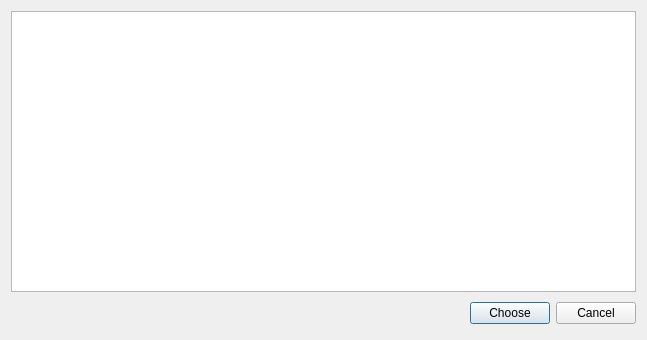
<?xml version="1.0" encoding="UTF-8"?>
<ui version="4.0">
 <class>FileExplorerDialogClass</class>
 <widget class="QDialog" name="FileExplorerDialogClass">
  <property name="geometry">
   <rect>
    <x>0</x>
    <y>0</y>
    <width>647</width>
    <height>340</height>
   </rect>
  </property>
  <property name="windowTitle">
   <string>Dialog</string>
  </property>
  <layout class="QVBoxLayout" name="verticalLayout">
   <item>
    <widget class="QTreeView" name="fileTreeView"/>
   </item>
   <item>
    <layout class="QHBoxLayout" name="buttonLayout">
     <property name="spacing">
      <number>6</number>
     </property>
     <property name="leftMargin">
      <number>0</number>
     </property>
     <property name="topMargin">
      <number>0</number>
     </property>
     <property name="rightMargin">
      <number>0</number>
     </property>
     <property name="bottomMargin">
      <number>0</number>
     </property>
     <item>
      <spacer>
       <property name="orientation">
        <enum>Qt::Horizontal</enum>
       </property>
       <property name="sizeHint" stdset="0">
        <size>
         <width>131</width>
         <height>31</height>
        </size>
       </property>
      </spacer>
     </item>
     <item>
      <widget class="QPushButton" name="chooseButton">
       <property name="text">
        <string>Choose</string>
       </property>
      </widget>
     </item>
     <item>
      <widget class="QPushButton" name="cancelButton">
       <property name="text">
        <string>Cancel</string>
       </property>
      </widget>
     </item>
    </layout>
   </item>
  </layout>
 </widget>
 <resources/>
 <connections>
  <connection>
   <sender>chooseButton</sender>
   <signal>clicked()</signal>
   <receiver>FileExplorerDialogClass</receiver>
   <slot>accept()</slot>
   <hints>
    <hint type="sourcelabel">
     <x>278</x>
     <y>253</y>
    </hint>
    <hint type="destinationlabel">
     <x>96</x>
     <y>254</y>
    </hint>
   </hints>
  </connection>
  <connection>
   <sender>cancelButton</sender>
   <signal>clicked()</signal>
   <receiver>FileExplorerDialogClass</receiver>
   <slot>reject()</slot>
   <hints>
    <hint type="sourcelabel">
     <x>369</x>
     <y>253</y>
    </hint>
    <hint type="destinationlabel">
     <x>179</x>
     <y>282</y>
    </hint>
   </hints>
  </connection>
 </connections>
</ui>
